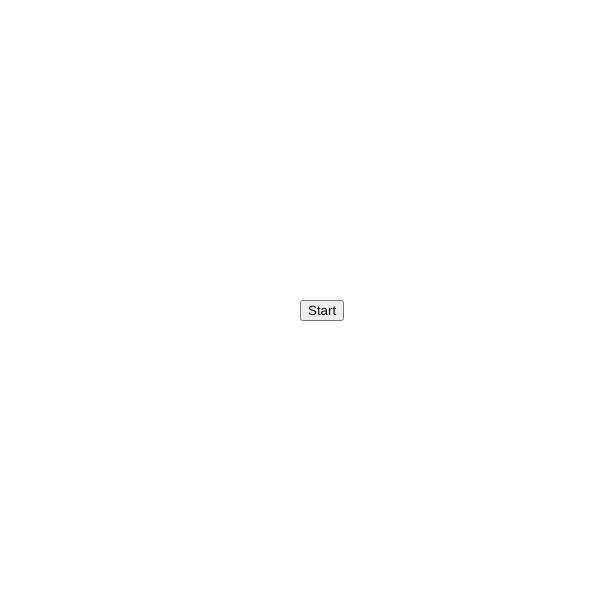
Frame 1 (no input)
Frame 60 (no input): identical to frame 1, image omitted
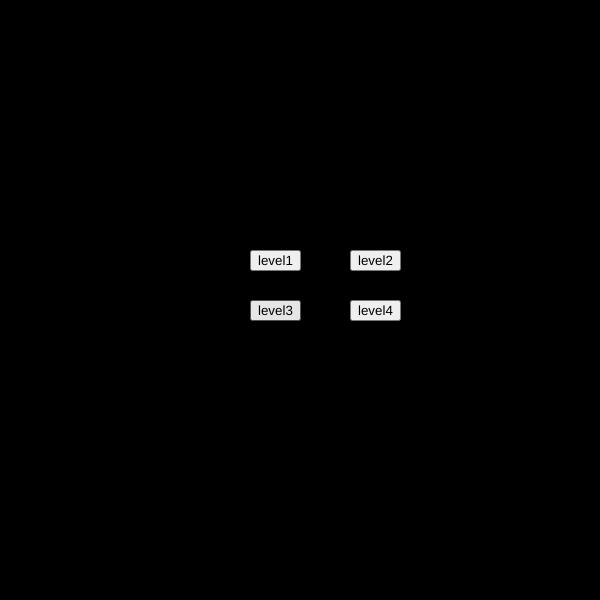
Frame 120 (the mouse pressed at the canvas centre since frame 60)

The p5.js sketch that drew these frames (run headless with seeded random() and noise() and a simulated clock; from frame 60 on, the mouse is pressed at the canvas centre):

// p5.js sketch
// ── sketch.js
var button;
var level1button;
var level2button;
var level3button;
var level4button;






function setup(){
    createCanvas(600,600);
    button = createButton('Start');
    this.button.position(300,300);
    this.button.mousePressed(()=>{
        background("black");
        this.button.hide();
        levelsForUsToComplete();
    })


}

function levelsForUsToComplete(){
    level1button = createButton('level1');
    this.level1button.position(250,250);
    this.level1button.mousePressed(()=>{
        background("green");
        this.level2button.hide();
        this.level3button.hide();
        this.level4button.hide();
    })
    level2button = createButton('level2');
    this.level2button.position(350,250);
    this.level2button.mousePressed(()=>{
        background("blue")
        this.level1button.hide();
        this.level3button.hide();
        this.level4button.hide();
    })
    level3button = createButton('level3');
    this.level3button.position(250,300);
    this.level3button.mousePressed(()=>{
        background("yellow");
        this.level2button.hide();
        this.level1button.hide();
        this.level4button.hide();
    })
    level4button = createButton('level4');
    this.level4button.position(350,300);
    this.level4button.mousePressed(()=>{
        background("red");
        this.level2button.hide();
        this.level1button.hide();
        this.level3button.hide();
    })

}

function draw(){






}
